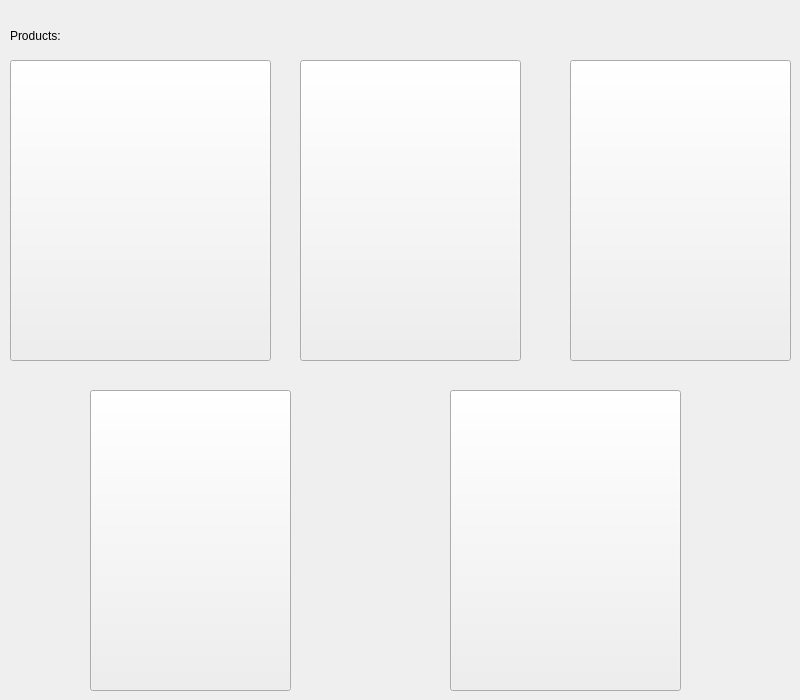
   <widget class="QWidget" name="page_2">
    <widget class="QLabel" name="label_14">
     <property name="geometry">
      <rect>
       <x>10</x>
       <y>10</y>
       <width>141</width>
       <height>51</height>
      </rect>
     </property>
     <property name="styleSheet">
      <string notr="true">  background:none;
font: 900 20pt &quot;Segoe UI&quot;;</string>
     </property>
     <property name="text">
      <string>Products:</string>
     </property>
    </widget>
    <widget class="QPushButton" name="pushButton_5">
     <property name="geometry">
      <rect>
       <x>10</x>
       <y>60</y>
       <width>261</width>
       <height>301</height>
      </rect>
     </property>
     <property name="text">
      <string/>
     </property>
     <property name="icon">
      <iconset>
       <normaloff>../Img/how-to-donate-computer-1-500x500.png</normaloff>../Img/how-to-donate-computer-1-500x500.png</iconset>
     </property>
     <property name="iconSize">
      <size>
       <width>300</width>
       <height>300</height>
      </size>
     </property>
    </widget>
    <widget class="QPushButton" name="pushButton_6">
     <property name="geometry">
      <rect>
       <x>300</x>
       <y>60</y>
       <width>221</width>
       <height>301</height>
      </rect>
     </property>
     <property name="text">
      <string/>
     </property>
     <property name="icon">
      <iconset>
       <normaloff>../Img/images (1).jpg</normaloff>../Img/images (1).jpg</iconset>
     </property>
     <property name="iconSize">
      <size>
       <width>300</width>
       <height>300</height>
      </size>
     </property>
    </widget>
    <widget class="QPushButton" name="pushButton_7">
     <property name="geometry">
      <rect>
       <x>570</x>
       <y>60</y>
       <width>221</width>
       <height>301</height>
      </rect>
     </property>
     <property name="text">
      <string/>
     </property>
     <property name="icon">
      <iconset>
       <normaloff>../Img/images (2).jpg</normaloff>../Img/images (2).jpg</iconset>
     </property>
     <property name="iconSize">
      <size>
       <width>300</width>
       <height>300</height>
      </size>
     </property>
    </widget>
    <widget class="QPushButton" name="pushButton_8">
     <property name="geometry">
      <rect>
       <x>90</x>
       <y>390</y>
       <width>201</width>
       <height>301</height>
      </rect>
     </property>
     <property name="text">
      <string/>
     </property>
     <property name="icon">
      <iconset>
       <normaloff>../Img/images.jpg</normaloff>../Img/images.jpg</iconset>
     </property>
     <property name="iconSize">
      <size>
       <width>300</width>
       <height>300</height>
      </size>
     </property>
    </widget>
    <widget class="QPushButton" name="pushButton_9">
     <property name="geometry">
      <rect>
       <x>450</x>
       <y>390</y>
       <width>231</width>
       <height>301</height>
      </rect>
     </property>
     <property name="text">
      <string/>
     </property>
     <property name="icon">
      <iconset>
       <normaloff>../Img/LB2000_991x.progressive.jpg</normaloff>../Img/LB2000_991x.progressive.jpg</iconset>
     </property>
     <property name="iconSize">
      <size>
       <width>300</width>
       <height>300</height>
      </size>
     </property>
    </widget>
   </widget>
